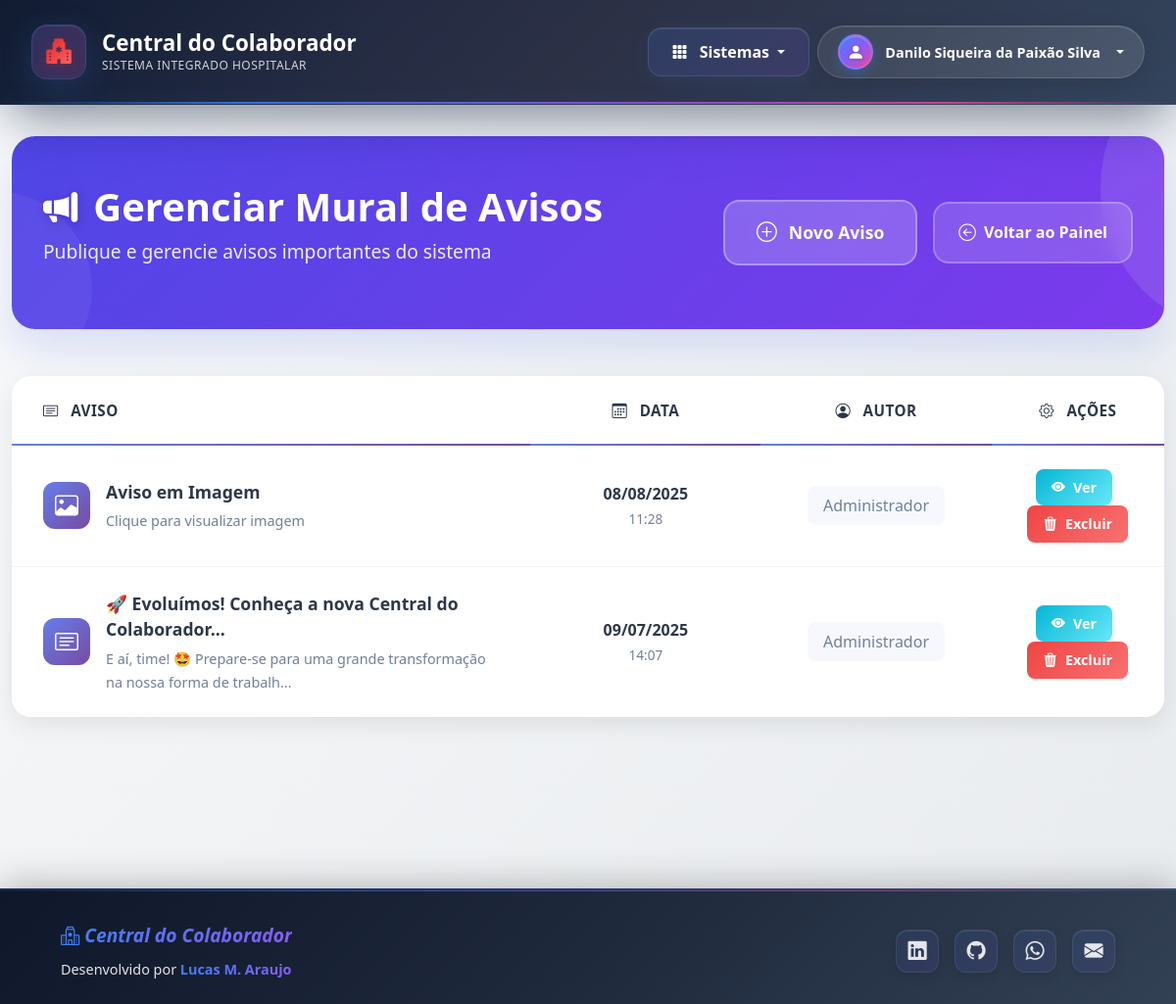
Page /admin/notices (signed in) on the committed database.
### app/models.py (models this page shows, shortened)
class User(db.Model, UserMixin):
    __tablename__ = 'users'
    id = db.Column(db.Integer, primary_key=True)
    name = db.Column(db.String(100), nullable=False)
    username = db.Column(db.String(50), unique=True, nullable=False)
    password = db.Column(db.String(200), nullable=False)
    profile = db.Column(db.String(200), nullable=False)
    email = db.Column(db.String(120), unique=True, nullable=False)
    is_active = db.Column(db.Boolean, default=True, nullable=False)
    creation_date = db.Column(db.DateTime, nullable=False, default=datetime.utcnow)
    last_login = db.Column(db.DateTime, nullable=True)
    notices = db.relationship('Notice', back_populates='author')
    forms = db.relationship('Form', back_populates='worker', lazy='dynamic')
    shared_repositories = db.relationship('Repository', secondary=repository_access, back_populates='shared_with_users')

class Notice(db.Model):
    __tablename__ = 'notices'
    id = db.Column(db.Integer, primary_key=True)
    notice_type = db.Column(db.String(20), nullable=False, default='TEXT')
    title = db.Column(db.String(100), nullable=True)
    content = db.Column(db.Text, nullable=True)
    image_filename = db.Column(db.String(200), nullable=True)
    date_registry = db.Column(db.DateTime, nullable=False, default=datetime.utcnow)
    author_id = db.Column(db.Integer, db.ForeignKey('users.id'), nullable=False)
    author = db.relationship('User', back_populates='notices')

### app/routes/admin.py (the view, shortened to what this page needs)
@admin_bp.route("/notices", methods=["GET", "POST"])
@login_required
@admin_required
def manage_notices():
    notices_query = db.select(Notice).order_by(Notice.date_registry.desc())
    notices_list = db.session.execute(notices_query).scalars().all()
    return render_template("manage_notices.html", notices=notices_list)

### app/__init__.py (called while the page is built)
def login_config(app):
    login_manager = LoginManager()
    login_manager.init_app(app)
    login_manager.login_view = 'auth.login'
    login_manager.login_message = "Por favor, realize o login para acessar esta página."
    login_manager.login_message_category = "info"
    @login_manager.user_loader
    def load_user(id):
        return db.session.get(User, int(id))

def registry_filters(app):
    app.jinja_env.filters['format_date'] = format_date_filter
    app.jinja_env.filters['format_date_short'] = lambda val: format_date_filter(val, format_str='%d/%m/%Y')
    app.jinja_env.filters['format_date_time'] = lambda val: format_date_filter(val, format_str='%d/%m/%Y %H:%M')
    app.jinja_env.filters['format_time'] = lambda val: format_date_filter(val, format_str='%H:%M')

### app/routes/admin.py (called while the page is built)
def admin_required(f):
    @wraps(f)
    def decorated_function(*args, **kwargs):
        if 'ADMIN' not in current_user.profile:
            flash("Acesso negado. Ação restrita a administradores.", "danger")
            return redirect(url_for('main.panel'))
        return f(*args, **kwargs)
    return decorated_function

### app/routes/util.py (called while the page is built, shortened)
def format_date_filter(value, target_tz_str='Etc/GMT+3', format_str='%d/%m/%Y'):
    if value is None:
        return "N/A"
    if isinstance(value, date) and not isinstance(value, datetime):
        return value.strftime(format_str)
    dt_object = None
    if isinstance(value, datetime):
        dt_object = value
    if not isinstance(dt_object, datetime):
        return value
    dt_object_utc = dt_object.replace(tzinfo=timezone.utc) if dt_object.tzinfo is None else dt_object.astimezone(timezone.utc)
    try:
        target_tz = ZoneInfo(target_tz_str)
        local_dt = dt_object_utc.astimezone(target_tz)
        return local_dt.strftime(format_str)
    except Exception as e:
        print(f"AVISO: Erro na conversão de fuso ou formatação: {e}. Formatando como UTC.")
        return dt_object_utc.strftime(format_str)

### app/templates/manage_notices.html (shortened to what this page needs)
{% extends "navbar.html" %}
{% block content %}
<div class="manage-notices-page">
    <div class="container">
        {% include 'partials/_flash_messages.html' %}
        <div class="manage-notices-header">
            <div class="manage-notices-header-content">
                <div class="manage-notices-title-section">
                    <h1 class="manage-notices-main-title">
                        <i class="bi bi-megaphone-fill"></i>
                        Gerenciar Mural de Avisos
                    </h1>
                    <p class="manage-notices-subtitle">
                        Publique e gerencie avisos importantes do sistema
                    </p>
                </div>
                <div class="manage-notices-actions">
                    <button class="manage-notices-create-btn" data-bs-toggle="modal" data-bs-target="#criarAvisoModal">
                        <i class="bi bi-plus-circle"></i>
                        Novo Aviso
                    </button>
                    <a href="{{ url_for('main.panel') }}" class="manage-notices-back-btn">
                        <i class="bi bi-arrow-left-circle"></i>
                        Voltar ao Painel
                    </a>
                </div>
            </div>
        </div>
        <div class="manage-notices-section">
            <div class="manage-notices-table-container">
                {% if notices %}
                <table class="manage-notices-table table table-hover align-middle mb-0">
                    <thead>
                        <tr>
                            <th>
                                <i class="bi bi-card-text me-2"></i>
                                Aviso
                            </th>
                            <th style="width: 20%; text-align: center;">
                                <i class="bi bi-calendar3 me-2"></i>
                                Data
                            </th>
                            <th style="width: 20%; text-align: center;">
                                <i class="bi bi-person-circle me-2"></i>
                                Autor
                            </th>
                            <th style="width: 15%; text-align: center;">
                                <i class="bi bi-gear me-2"></i>
                                Ações
                            </th>
                        </tr>
                    </thead>
                    <tbody>
                        {% for notice in notices %}
                        <tr class="notice-row">
                            <td class="notice-content-cell">
                                <div class="notice-info-container">
                                    <div class="notice-icon">
                                        {% if notice.notice_type == 'IMAGE' %}
                                        <i class="bi bi-image"></i>
                                        {% else %}
                                        <i class="bi bi-card-text"></i>
                                        {% endif %}
                                    </div>
                                    <div class="notice-details">
                                        {% if notice.notice_type == 'IMAGE' and notice.image_filename %}
                                        <p class="notice-title">Aviso em Imagem</p>
                                        <small class="notice-preview">Clique para visualizar imagem</small>
                                        {% else %}
                                        <p class="notice-title">{{ notice.title[:50] }}{% if notice.title|length > 50 %}...{% endif %}</p>
                                        <small class="notice-preview">{{ notice.content[:80] }}{% if notice.content|length > 80 %}...{% endif %}</small>
                                        {% endif %}
                                    </div>
                                </div>
                            </td>
                            <td class="notice-date-cell">
                                <span class="notice-date">{{ notice.date_registry.strftime('%d/%m/%Y') }}</span>
                                <small class="notice-time">{{ notice.date_registry.strftime('%H:%M') }}</small>
                            </td>
                            <td class="notice-author-cell">
                                <span class="notice-author">{{ notice.author.name }}</span>
                            </td>
                            <td class="notice-actions-cell">
                                <button class="notice-view-btn" data-bs-toggle="modal" data-bs-target="#visualizarAvisoModal"
                                        data-notice-id="{{ notice.id }}"
                                        data-notice-type="{{ notice.notice_type }}"
                                        data-notice-title="{{ notice.title | default('Aviso em Imagem') }}"
                                        data-notice-content="{{ notice.content | default('') }}"
                                        data-notice-image="{{ notice.image_filename if notice.image_filename else '' }}"
                                        data-notice-author="{{ notice.author.name }}"
                                        data-notice-date="{{ notice.date_registry | format_date_time }}">
                                    <i class="bi bi-eye-fill"></i>
                                    Ver
                                </button>
                                <form method="POST" action="{{ url_for('admin.delet_notice', notice_id=notice.id) }}"
                                      onsubmit="return confirm('Tem certeza que deseja excluir este aviso?');" class="notice-delete-form" style="display: inline;">
                                    <button type="submit" class="notice-delete-btn" title="Deletar Aviso">
                                        <i class="bi bi-trash3-fill"></i>
                                        Excluir
                                    </button>
                                </form>
                            </td>
                        </tr>
                        {% endfor %}
                    </tbody>
                </table>
                {% endif %}
            </div>
        </div>
    </div>
</div>
{% endblock %}

### app/templates/navbar.html (shortened to what this page needs)
<!DOCTYPE html>
<html lang="pt-br" class="h-100">
<head>
    <link href="https://cdn.jsdelivr.net/npm/bootstrap@5.3.3/dist/css/bootstrap.min.css" rel="stylesheet">
    <link rel="stylesheet" href="https://cdn.jsdelivr.net/npm/bootstrap-icons@1.11.3/font/bootstrap-icons.min.css">
    <link rel="stylesheet" href="{{ url_for('static', filename='main.css') }}">
</head>
<body>
    {% if current_user.is_authenticated %}
    <nav class="navbar navbar-expand-lg navbar-dark shadow-lg navbar-custom no-print">
        <div class="container-fluid">
            <a class="navbar-brand navbar-brand-custom" href="{{ url_for('main.panel') }}">
                <div class="brand-container">
                    <div class="brand-icon-wrapper">
                        <i class="bi bi-hospital-fill brand-icon"></i>
                        <div class="heartbeat-effect"></div>
                    </div>
                    <div class="brand-text">
                        <span class="brand-title">Central do Colaborador</span>
                        <span class="brand-subtitle">Sistema Integrado Hospitalar</span>
                    </div>
                </div>
            </a>
            <div class="d-flex align-items-center ms-auto">
                <div class="dropdown me-2">
                    <button class="btn dropdown-toggle access-dropdown-button" type="button" id="acessosDropdown"
                        data-bs-toggle="dropdown" aria-expanded="false">
                        <i class="bi bi-grid-3x3-gap-fill me-2"></i>
                        <span>Sistemas</span>
                    </button>
                </div>
                <div class="dropdown">
                    <button class="btn dropdown-toggle user-dropdown-button" type="button" id="userDropdownGlobal"
                        data-bs-toggle="dropdown" aria-expanded="false">
                        <div class="user-avatar">
                            <i class="bi bi-person-fill"></i>
                        </div>
                        <div class="user-info d-none d-sm-block">
                            <span class="user-name">{{ current_user.name }}</span>
                        </div>
                    </button>
                </div>
            </div>
        </div>
    </nav>
    {% endif %}
    <main class="flex-shrink-0">
        {% block content %}{% endblock %}
    </main>
    <footer class="footer-premium no-print mt-auto">
        <div class="container">
            <div class="d-flex flex-wrap align-items-center justify-content-between">
                <div class="col-md-6 text-center text-md-start mb-3 mb-md-0">
                    <a href="{{ url_for('main.panel') }}" class="footer-brand">
                        <i class="bi bi-hospital"> Central do Colaborador</i>
                    </a>
                    <span class="footer-credit-text d-block mt-2">Desenvolvido por <strong>Lucas M.
                            Araujo</strong></span>
                </div>
                <div class="col-md-6 text-center text-md-end">
                    <a href="https://www.linkedin.com/in/mglucas0123/" target="_blank" rel="noopener noreferrer"
                        class="footer-social-link" title="LinkedIn">
                        <i class="bi bi-linkedin"></i>
                    </a>
                    <a href="https://github.com/mglucas0123" target="_blank" rel="noopener noreferrer"
                        class="footer-social-link" title="GitHub">
                        <i class="bi bi-github"></i>
                    </a>
                    <a href="https://wa.me/5534996854244" target="_blank" rel="noopener noreferrer"
                        class="footer-social-link" title="WhatsApp">
                        <i class="bi bi-whatsapp"></i>
                    </a>
                    <a href="mailto:lucasiturama2013@gmail.com" class="footer-social-link" title="Email">
                        <i class="bi bi-envelope-fill"></i>
                    </a>
                </div>
            </div>
        </div>
    </footer>
</body>
</html>

### rows in the picture
User: name "Danilo Siqueira da Paixão Silva"
Notice: notice_type "IMAGE" (drawn), date_registry "08/08/2025", date_registry "11:28", author.name "Administrador"
Notice: notice_type "TEXT" (drawn), title "🚀 Evoluímos! Conheça a nova Central do Colaborador", content "E aí, time! 🤩 Prepare-se para uma grande transformação na nossa forma de trabalh", date_registry "09/07/2025", date_registry "14:07", author.name "Administrador"
